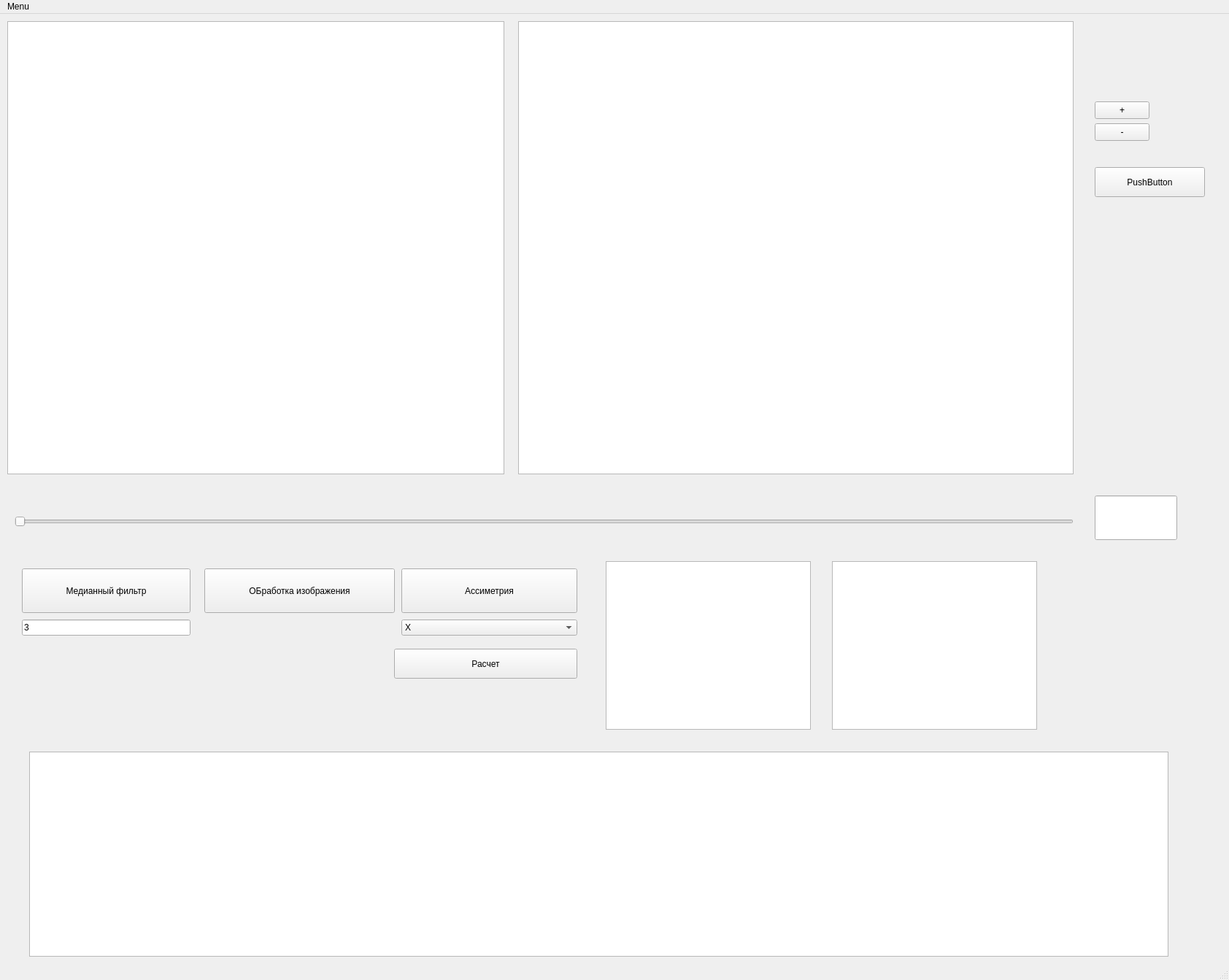
<?xml version="1.0" encoding="UTF-8"?>
<ui version="4.0">
 <class>MainWindow</class>
 <widget class="QMainWindow" name="MainWindow">
  <property name="geometry">
   <rect>
    <x>0</x>
    <y>0</y>
    <width>1684</width>
    <height>1343</height>
   </rect>
  </property>
  <property name="windowTitle">
   <string>MainWindow</string>
  </property>
  <widget class="QWidget" name="centralwidget">
   <widget class="QGraphicsView" name="ScrView">
    <property name="geometry">
     <rect>
      <x>10</x>
      <y>10</y>
      <width>681</width>
      <height>621</height>
     </rect>
    </property>
   </widget>
   <widget class="QGraphicsView" name="DstView">
    <property name="geometry">
     <rect>
      <x>710</x>
      <y>10</y>
      <width>761</width>
      <height>621</height>
     </rect>
    </property>
   </widget>
   <widget class="QSlider" name="horizontalSlider">
    <property name="geometry">
     <rect>
      <x>20</x>
      <y>660</y>
      <width>1451</width>
      <height>71</height>
     </rect>
    </property>
    <property name="minimum">
     <number>0</number>
    </property>
    <property name="maximum">
     <number>255</number>
    </property>
    <property name="orientation">
     <enum>Qt::Horizontal</enum>
    </property>
   </widget>
   <widget class="QPushButton" name="MedianFilt">
    <property name="geometry">
     <rect>
      <x>30</x>
      <y>760</y>
      <width>231</width>
      <height>61</height>
     </rect>
    </property>
    <property name="text">
     <string>Медианный фильтр</string>
    </property>
   </widget>
   <widget class="QPushButton" name="WorkImage">
    <property name="geometry">
     <rect>
      <x>280</x>
      <y>760</y>
      <width>261</width>
      <height>61</height>
     </rect>
    </property>
    <property name="mouseTracking">
     <bool>false</bool>
    </property>
    <property name="text">
     <string>ОБработка изображения</string>
    </property>
   </widget>
   <widget class="QLineEdit" name="lineEdit">
    <property name="geometry">
     <rect>
      <x>30</x>
      <y>830</y>
      <width>231</width>
      <height>22</height>
     </rect>
    </property>
    <property name="text">
     <string>3</string>
    </property>
   </widget>
   <widget class="QPushButton" name="pushButton">
    <property name="geometry">
     <rect>
      <x>550</x>
      <y>760</y>
      <width>241</width>
      <height>61</height>
     </rect>
    </property>
    <property name="text">
     <string>Ассиметрия</string>
    </property>
   </widget>
   <widget class="QComboBox" name="comboBox">
    <property name="geometry">
     <rect>
      <x>550</x>
      <y>830</y>
      <width>241</width>
      <height>22</height>
     </rect>
    </property>
    <item>
     <property name="text">
      <string>X</string>
     </property>
    </item>
    <item>
     <property name="text">
      <string>Y</string>
     </property>
    </item>
   </widget>
   <widget class="QTextBrowser" name="textBrowser">
    <property name="geometry">
     <rect>
      <x>830</x>
      <y>750</y>
      <width>281</width>
      <height>231</height>
     </rect>
    </property>
   </widget>
   <widget class="QLineEdit" name="lineEdit_2">
    <property name="geometry">
     <rect>
      <x>1500</x>
      <y>660</y>
      <width>113</width>
      <height>61</height>
     </rect>
    </property>
   </widget>
   <widget class="QPushButton" name="pushButton_2">
    <property name="geometry">
     <rect>
      <x>1500</x>
      <y>120</y>
      <width>75</width>
      <height>24</height>
     </rect>
    </property>
    <property name="text">
     <string>+</string>
    </property>
   </widget>
   <widget class="QPushButton" name="pushButton_3">
    <property name="geometry">
     <rect>
      <x>1500</x>
      <y>150</y>
      <width>75</width>
      <height>24</height>
     </rect>
    </property>
    <property name="text">
     <string>-</string>
    </property>
   </widget>
   <widget class="QPushButton" name="pushButton_4">
    <property name="geometry">
     <rect>
      <x>540</x>
      <y>870</y>
      <width>251</width>
      <height>41</height>
     </rect>
    </property>
    <property name="text">
     <string>Расчет</string>
    </property>
   </widget>
   <widget class="QTextBrowser" name="textBrowser_2">
    <property name="geometry">
     <rect>
      <x>1140</x>
      <y>750</y>
      <width>281</width>
      <height>231</height>
     </rect>
    </property>
   </widget>
   <widget class="QListWidget" name="listWidget">
    <property name="geometry">
     <rect>
      <x>40</x>
      <y>1011</y>
      <width>1561</width>
      <height>281</height>
     </rect>
    </property>
   </widget>
   <widget class="QPushButton" name="pushButton_5">
    <property name="geometry">
     <rect>
      <x>1500</x>
      <y>210</y>
      <width>151</width>
      <height>41</height>
     </rect>
    </property>
    <property name="text">
     <string>PushButton</string>
    </property>
   </widget>
  </widget>
  <widget class="QMenuBar" name="menubar">
   <property name="geometry">
    <rect>
     <x>0</x>
     <y>0</y>
     <width>1684</width>
     <height>22</height>
    </rect>
   </property>
   <widget class="QMenu" name="menuMenu">
    <property name="title">
     <string>Menu</string>
    </property>
    <addaction name="actionOpenImage"/>
   </widget>
   <addaction name="menuMenu"/>
  </widget>
  <widget class="QStatusBar" name="statusbar"/>
  <action name="actionOpenImage">
   <property name="text">
    <string>Изображение</string>
   </property>
  </action>
 </widget>
 <resources/>
 <connections/>
</ui>
